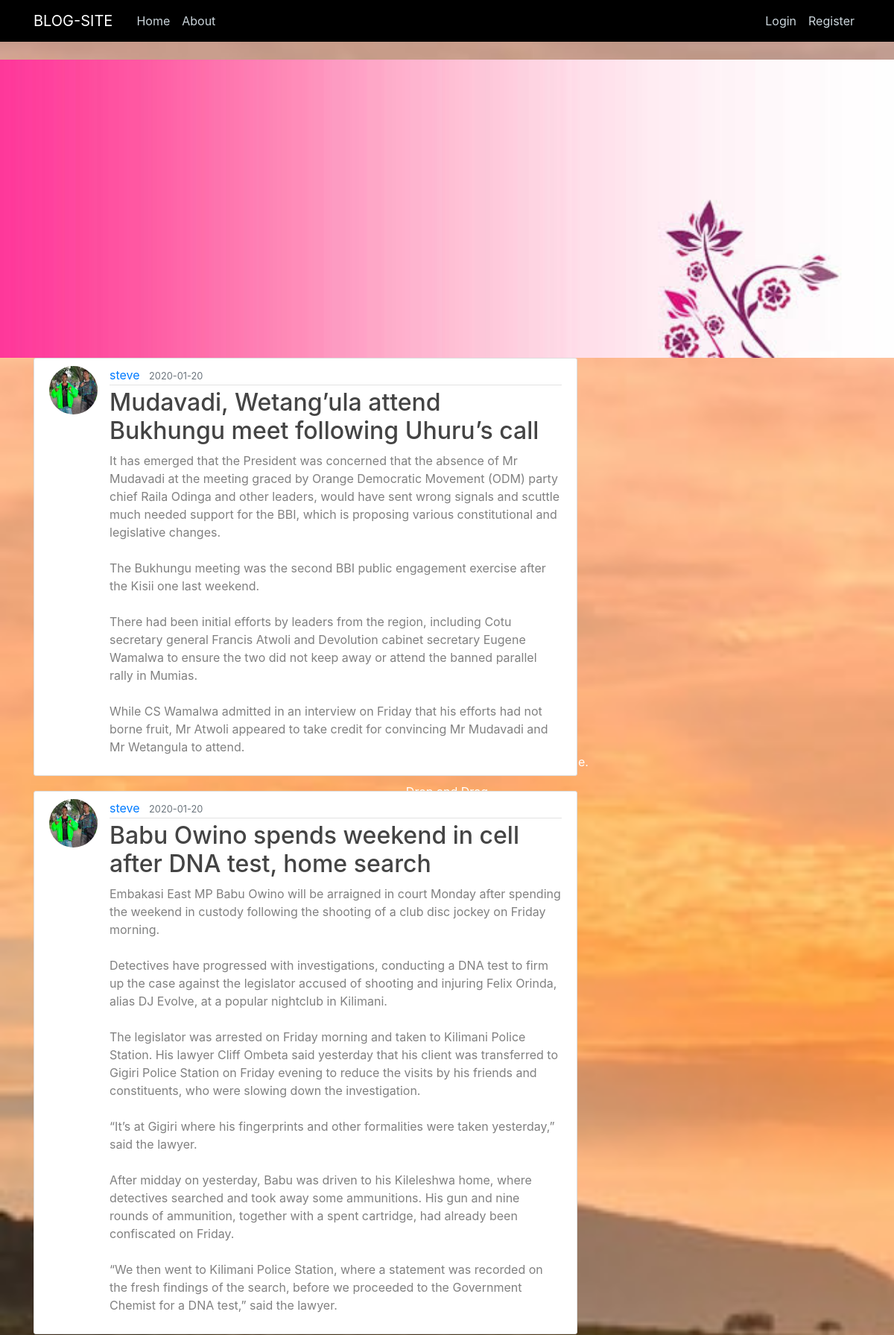
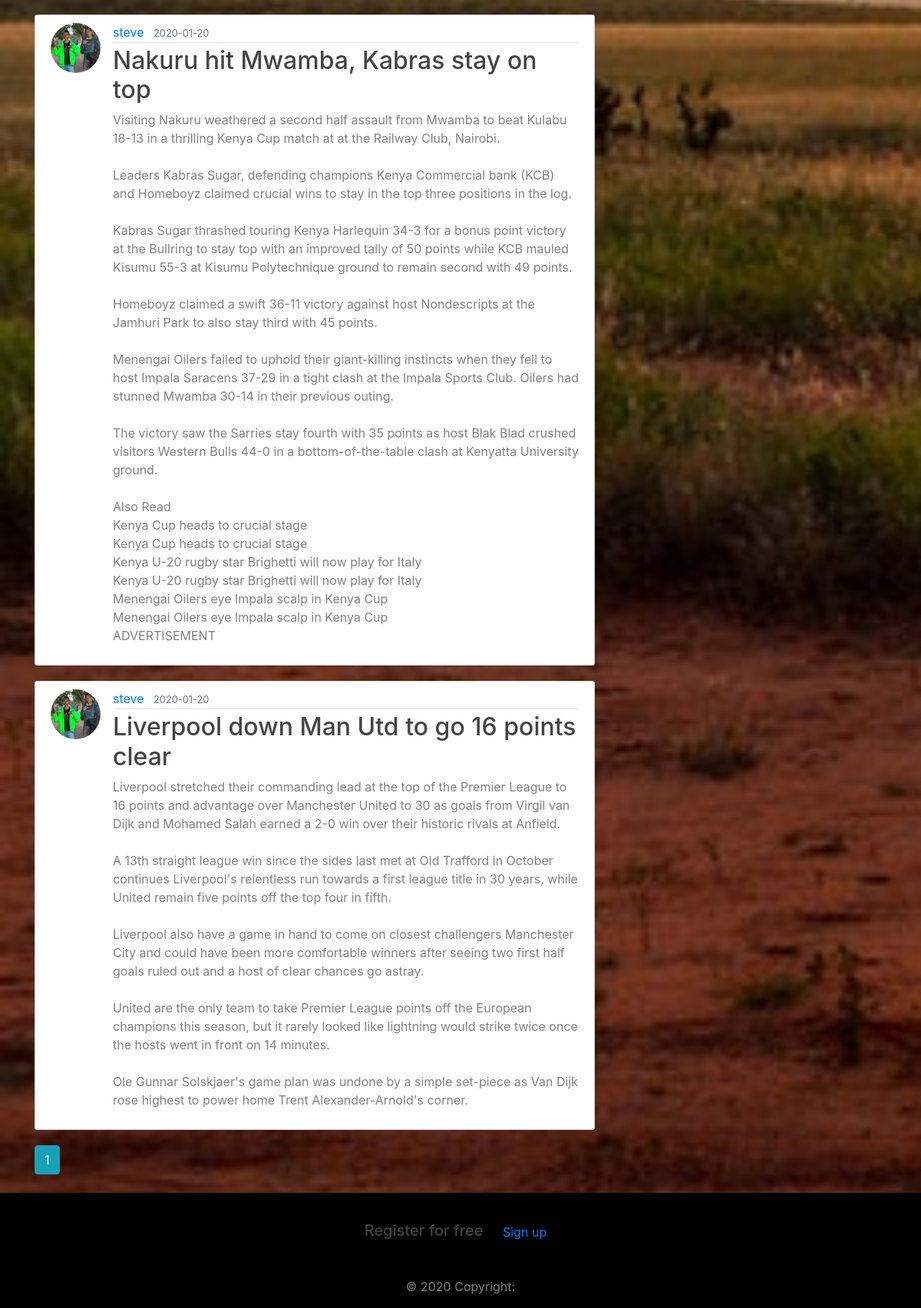
The page /home on the database its author committed (2 pictures, top to bottom).
### app/models.py (models this page shows, shortened)
class Post(db.Model):
    id = db.Column(db.Integer, primary_key=True)
    title = db.Column(db.String(100), nullable=False)
    date_posted = db.Column(db.DateTime, nullable=False, default=datetime.utcnow)
    content = db.Column(db.Text, nullable=False)
    user_id = db.Column(db.Integer, db.ForeignKey('user.id'), nullable=False)

class User(db.Model, UserMixin):
    id = db.Column(db.Integer, primary_key=True)
    username = db.Column(db.String(20), unique=True, nullable=False)
    email = db.Column(db.String(120), unique=True, nullable=False)
    image_file = db.Column(db.String(20), nullable=False, default='default.jpg')
    password = db.Column(db.String(60), nullable=False)
    posts = db.relationship('Post', backref='author', lazy=True)
    comments = db.relationship('Comment', backref='author', lazy=True)

### app/routes.py (the view)
@app.route("/")
@app.route("/home")
def home():
    page = request.args.get('page', 1, type=int)
    posts = Post.query.order_by(Post.date_posted.desc()).paginate(page=page,per_page=5)
    return render_template('home.html', posts=posts)

### app/templates/home.html
{% extends "blog.html" %}
{% block content %}
    {% for post in posts.items %}
        <article class="media content-section">
          <img class="rounded-circle article-img" src="{{ url_for('static', filename='profile_pics/' + post.author.image_file) }}">
          <div class="media-body">
            <div class="article-metadata">
              <a class="mr-2" href="{{ url_for('user_posts', username=post.author.username) }}">{{ post.author.username }}</a>
              <small class="text-muted">{{ post.date_posted.strftime('%Y-%m-%d') }}</small>
            </div>
            <h2><a class="article-title" href="{{ url_for('post', post_id=post.id) }}">{{ post.title }}</a></h2>
            <p class="article-content">{{ post.content }}</p>
          </div>
        </article>
    {% endfor %}
    {% for page_num in posts.iter_pages(left_edge=1, right_edge=1, left_current=1, right_current=2) %}
      {% if page_num %}
        {% if posts.page == page_num %}
          <a class="btn btn-info mb-4" href="{{ url_for('home', page=page_num) }}">{{ page_num }}</a>
        {% else %}
          <a class="btn btn-outline-info mb-4" href="{{ url_for('home', page=page_num) }}">{{ page_num }}</a>
        {% endif %}
      {% else %}
        ...
      {% endif %}
    {% endfor %}
{% endblock content %}

### app/templates/blog.html (shortened to what this page needs)
<!DOCTYPE html>
<html>
<head>
    <link rel="stylesheet" href="https://maxcdn.bootstrapcdn.com/bootstrap/4.0.0/css/bootstrap.min.css">
    <link rel="stylesheet" type="text/css" href="{{ url_for('static', filename='main.css') }}">
</head>
<body>
    <header class="site-header">
      <nav class="navbar navbar-expand-lg navbar-dark bg-steel fixed-top">
        <div class="container">
          <a class="navbar-brand mr-4" href="/">BLOG-SITE</a>
          <div class="collapse navbar-collapse" id="navbarToggle">
            <div class="navbar-nav mr-auto">
              <a class="nav-item nav-link" href="{{ url_for('home') }}">Home</a>
              <a class="nav-item nav-link" href="{{ url_for('about') }}">About</a>
            </div>
            <div class="navbar-nav">
              {% if current_user.is_authenticated %}
                <a class="nav-item nav-link" href=""></a>
                <a class="nav-item nav-link" href="{{ url_for('account') }}">Account</a>
                <a class="nav-item nav-link" href="{{ url_for('logout') }}">Logout</a>
              {% else %}
                <a class="nav-item nav-link" href="{{ url_for('login') }}">Login</a>
                <a class="nav-item nav-link" href="{{ url_for('register') }}">Register</a>
              {% endif %}
            </div>
          </div>
        </div>
      </nav>
    </header>
     <div class="steve">
     <div class="ongati text-center">
     <h1>BLOG-SITE</h1>
     <P>You can make your blog at anytime and any place.</P>
     <p>Drop and Drag</p>
     <a class="nav-item nav-link" href="{{ url_for('new_post') }}"><button type="button" class="btn btn-danger">START YOUR BLOG</button></a>
     </div>
    </div>
    <main role="main" class="container">
      <div class="row">
        <div class="col-md-8">
          {% block content %}{% endblock %}
        </div>
      </div>
    </main>
<footer class="page-footer font-small unique-color-dark pt-4 bg-steel">
  <div class="container">
    <ul class="list-unstyled list-inline text-center py-2">
      <li class="list-inline-item">
        <h5 class="mb-1">Register for free</h5>
      </li>
      <li class="list-inline-item">
        <a href="#!" class="btn btn-outline-white btn-rounded">Sign up</a>
      </li>
    </ul>
  </div>
  <div class="footer-copyright text-center py-3">© 2020 Copyright:
  </div>
</footer>
</body>
</html>

### app/static/main.css (style rules this page uses)
body { background-image:url("./3.jpeg") ; color: grey; margin-top: 5rem; background-repeat: no-repeat; background-size: cover; }
h1, h2, h3, h4, h5, h6 { color: #444444; }
.bg-steel { background-color:black; }
.site-header .navbar-nav .nav-link { color: #cbd5db; }
.content-section { background: #ffffff; padding: 10px 20px; border: 1px solid #dddddd; border-radius: 3px; margin-bottom: 20px; }
.article-title { color: #444444; }
.article-content { white-space: pre-line; }
.article-img { height: 65px; width: 65px; margin-right: 16px; }
.article-metadata { padding-bottom: 1px; margin-bottom: 4px; border-bottom: 1px solid #e3e3e3 }
.steve { background-image: url("./cutes.jpeg"); background-size: cover; height: 50vh; }
.ongati { position: absolute; top: 30%; left: 50%; transform: translate(-50%, -50%); color: #ffffff; }
.ongati h1 { color: white; }

### rows shown on the page
Post: image_file (picture), author.username "steve", date_posted "2020-01-20", title "Mudavadi, Wetang’ula attend Bukhungu meet following Uhuru’s call", content "It has emerged that the President was concerned that the absence of Mr Mudavadi at the meeting graced by Orange Democratic Movement (ODM) party chief Raila Odinga and other leaders, would have sent wrong signals and scuttle much needed support for the BBI, which is proposing various constitutional and legislative changes. The Bukhungu meeting was the second BBI public engagement exercise after the Kisii one last weekend. There had been initial efforts by leaders from the region, including Cotu secretary general Francis Atwoli and Devolution cabinet secretary Eugene Wamalwa to ensure the two did not keep away or attend the banned parallel rally in Mumias. While CS Wamalwa admitted in an…"
Post: image_file (picture), author.username "steve", date_posted "2020-01-20", title "Babu Owino spends weekend in cell after DNA test, home search", content "Embakasi East MP Babu Owino will be arraigned in court Monday after spending the weekend in custody following the shooting of a club disc jockey on Friday morning. Detectives have progressed with investigations, conducting a DNA test to firm up the case against the legislator accused of shooting and injuring Felix Orinda, alias DJ Evolve, at a popular nightclub in Kilimani. The legislator was arrested on Friday morning and taken to Kilimani Police Station. His lawyer Cliff Ombeta said yesterday that his client was transferred to Gigiri Police Station on Friday evening to reduce the visits by his friends and constituents, who were slowing down the investigation. “It’s at Gigiri where his…"
Post: image_file (picture), author.username "steve", date_posted "2020-01-20", title "Nakuru hit Mwamba, Kabras stay on top", content "Visiting Nakuru weathered a second half assault from Mwamba to beat Kulabu 18-13 in a thrilling Kenya Cup match at at the Railway Club, Nairobi. Leaders Kabras Sugar, defending champions Kenya Commercial bank (KCB) and Homeboyz claimed crucial wins to stay in the top three positions in the log. Kabras Sugar thrashed touring Kenya Harlequin 34-3 for a bonus point victory at the Bullring to stay top with an improved tally of 50 points while KCB mauled Kisumu 55-3 at Kisumu Polytechnique ground to remain second with 49 points. Homeboyz claimed a swift 36-11 victory against host Nondescripts at the Jamhuri Park to also stay third with 45 points. Menengai Oilers failed to uphold their…"
Post: image_file (picture), author.username "steve", date_posted "2020-01-20", title "Liverpool down Man Utd to go 16 points clear", content "Liverpool stretched their commanding lead at the top of the Premier League to 16 points and advantage over Manchester United to 30 as goals from Virgil van Dijk and Mohamed Salah earned a 2-0 win over their historic rivals at Anfield. A 13th straight league win since the sides last met at Old Trafford in October continues Liverpool's relentless run towards a first league title in 30 years, while United remain five points off the top four in fifth. Liverpool also have a game in hand to come on closest challengers Manchester City and could have been more comfortable winners after seeing two first half goals ruled out and a host of clear chances go astray. United are the only team to take…"

### other values the page prints
{{ page_num }} "1"
